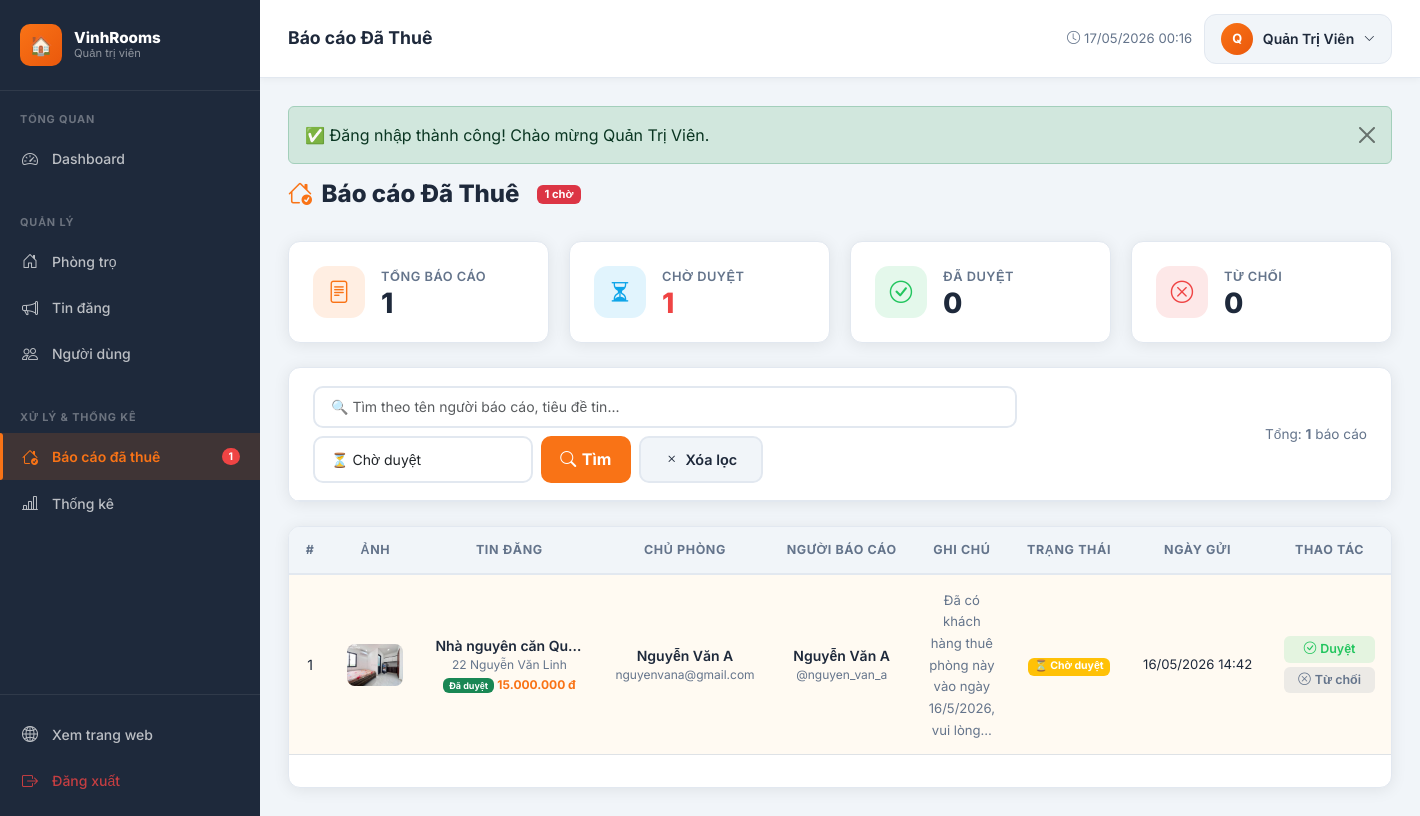
The app's page /admin/bao-cao-da-thue/index.php?status=cho_duyet (signed in) with its own data.
### tables this page shows
CREATE TABLE `users` (
  `id` int(10) UNSIGNED NOT NULL,
  `username` varchar(50) NOT NULL,
  `email` varchar(100) NOT NULL,
  `password` varchar(255) NOT NULL,
  `ho_ten` varchar(100) NOT NULL,
  `so_dien_thoai` varchar(15) DEFAULT NULL,
  `dia_chi` varchar(255) DEFAULT NULL,
  `avatar` varchar(255) DEFAULT 'default_avatar.png',
  `role` enum('admin','user') NOT NULL DEFAULT 'user',
  `trang_thai` enum('active','inactive','banned') NOT NULL DEFAULT 'active',
  `created_at` datetime NOT NULL DEFAULT current_timestamp(),
  `updated_at` datetime NOT NULL DEFAULT current_timestamp() ON UPDATE current_timestamp()
);

CREATE TABLE `bao_cao_da_thue` (
  `id` int(11) NOT NULL,
  `user_id` int(10) UNSIGNED NOT NULL,
  `tin_dang_id` int(10) UNSIGNED NOT NULL,
  `ghi_chu` text DEFAULT NULL,
  `trang_thai` enum('cho_duyet','da_duyet','bi_tu_choi') DEFAULT 'cho_duyet',
  `created_at` datetime DEFAULT NULL,
  `updated_at` datetime DEFAULT NULL
);

CREATE TABLE `phong_tro` (
  `id` int(10) UNSIGNED NOT NULL,
  `user_id` int(10) UNSIGNED NOT NULL,
  `loai_phong_id` int(10) UNSIGNED DEFAULT NULL,
  `khu_vuc_id` int(10) UNSIGNED DEFAULT NULL,
  `gia_goc` decimal(12,0) NOT NULL COMMENT 'VND/tháng',
  `dien_tich` float NOT NULL COMMENT 'm2',
  `dia_chi` varchar(255) NOT NULL,
  `so_phong_ngu` tinyint(3) UNSIGNED DEFAULT 1,
  `so_wc` tinyint(3) UNSIGNED DEFAULT 1,
  `tien_nghi` text DEFAULT NULL COMMENT 'JSON hoặc text mô tả tiện nghi',
  `hinh_anh` varchar(255) DEFAULT NULL COMMENT 'Ảnh đại diện',
  `trang_thai` enum('co_san','da_cho_thue') NOT NULL DEFAULT 'co_san',
  `created_at` datetime NOT NULL DEFAULT current_timestamp(),
  `updated_at` datetime NOT NULL DEFAULT current_timestamp() ON UPDATE current_timestamp()
);

CREATE TABLE `tin_dang` (
  `id` int(11) UNSIGNED NOT NULL,
  `phong_tro_id` int(10) UNSIGNED NOT NULL,
  `tieu_de` varchar(255) DEFAULT NULL,
  `mo_ta` text DEFAULT NULL,
  `gia` decimal(10,2) DEFAULT NULL,
  `trang_thai` enum('cho_duyet','da_duyet','bi_tu_choi','an','da_thue') DEFAULT 'da_thue',
  `luot_xem` int(11) DEFAULT 0,
  `created_at` datetime DEFAULT NULL,
  `updated_at` datetime DEFAULT NULL
);

### admin/bao-cao-da-thue/index.php (the view, shortened to what the rows shown need)
<?php
require_once __DIR__ . '/../../includes/functions.php';
$db = getDB();
$status   = $_GET['status'] ?? '';
$page_num = max(1, (int)($_GET['page'] ?? 1));
$per_page = 15;
$where  = ['1=1'];
$params = [];
$types  = '';
$valid_statuses = ['cho_duyet', 'da_duyet', 'bi_tu_choi'];
if (in_array($status, $valid_statuses)) {
    $where[]  = "bc.trang_thai = ?";
    $params[] = $status;
    $types   .= 's';
}
$whereSQL  = implode(' AND ', $where);
$baseQuery = "FROM bao_cao_da_thue bc
              JOIN tin_dang td ON bc.tin_dang_id = td.id
              JOIN phong_tro p  ON td.phong_tro_id = p.id
              JOIN users u      ON bc.user_id = u.id
              LEFT JOIN users ou ON p.user_id = ou.id
              WHERE $whereSQL";
if (!empty($params)) {
    $stmt = $db->prepare("SELECT COUNT(*) $baseQuery");
    $stmt->bind_param($types, ...$params);
    $stmt->execute();
    $total = $stmt->get_result()->fetch_row()[0];
} else {
    $total = $db->query("SELECT COUNT(*) $baseQuery")->fetch_row()[0];
}
$pg     = paginate($total, $per_page, $page_num);
$offset = $pg['offset'];
$sql = "SELECT bc.*,
               td.tieu_de as tieu_de_tin, td.trang_thai as trang_thai_tin,
               td.gia as gia_tin,
               p.dia_chi, p.hinh_anh,
               u.ho_ten as nguoi_bao_cao, u.username as username_bao_cao,
               ou.ho_ten as chu_phong, ou.email as email_chu_phong
        $baseQuery ORDER BY bc.created_at DESC LIMIT $per_page OFFSET $offset";
if (!empty($params)) {
    $stmt = $db->prepare($sql);
    $stmt->bind_param($types, ...$params);
    $stmt->execute();
    $rows = $stmt->get_result()->fetch_all(MYSQLI_ASSOC);
} else {
    $rows = $db->query($sql)->fetch_all(MYSQLI_ASSOC);
}
$stats_raw = $db->query("SELECT trang_thai, COUNT(*) as cnt FROM bao_cao_da_thue GROUP BY trang_thai")->fetch_all(MYSQLI_ASSOC);
$stats = array_column($stats_raw, 'cnt', 'trang_thai');
$pageTitle = 'Báo cáo Đã Thuê';
require_once __DIR__ . '/../../includes/admin_header.php';
?>
<div class="page-header">
    <h1 class="page-title">
        <span class="icon"><i class="bi bi-house-check"></i></span><?= $pageTitle ?>
        <?php if (($stats['cho_duyet'] ?? 0) > 0): ?>
        <span class="badge bg-danger ms-2" style="font-size:.7rem;vertical-align:middle">
            <?= $stats['cho_duyet'] ?> chờ
        </span>
        <?php endif; ?>
    </h1>
</div>
<div class="data-card">
    <div class="table-responsive">
        <table class="data-table">
            <thead>
                <tr>
                    <th width="50">#</th>
                    <th width="60">Ảnh</th>
                    <th>Tin đăng</th>
                    <th>Chủ phòng</th>
                    <th>Người báo cáo</th>
                    <th>Ghi chú</th>
                    <th>Trạng thái</th>
                    <th>Ngày gửi</th>
                    <th width="160">Thao tác</th>
                </tr>
            </thead>
            <tbody>
                <?php foreach ($rows as $r): ?>
                <tr class="<?= $r['trang_thai'] === 'cho_duyet' ? 'table-warning-row' : '' ?>">
                    <td><?= $r['id'] ?></td>
                    <td>
                        <img src="<?= getImageUrl($r['hinh_anh']) ?>"
                             class="room-thumb" alt=""
                             onerror="this.src='<?= BASE_URL ?>/assets/images/no-image.svg'">
                    </td>
                    <td style="max-width:180px">
                        <div style="font-weight:600;overflow:hidden;white-space:nowrap;text-overflow:ellipsis"
                             title="<?= e($r['tieu_de_tin'] ?? '') ?>">
                            <?= e($r['tieu_de_tin'] ?? '—') ?>
                        </div>
                        <div style="font-size:.75rem;color:var(--admin-muted)">
                            <?= e($r['dia_chi'] ?? '') ?>
                        </div>
                        <div style="font-size:.75rem;margin-top:2px">
                            <?= tinDangStatusBadge($r['trang_thai_tin'] ?? 'cho_duyet') ?>
                            <span style="color:var(--admin-primary);font-weight:700">
                                <?= formatPrice((float)($r['gia_tin'] ?? 0)) ?>
                            </span>
                        </div>
                    </td>
                    <td>
                        <div style="font-weight:600"><?= e($r['chu_phong'] ?? '—') ?></div>
                        <div style="font-size:.75rem;color:var(--admin-muted)"><?= e($r['email_chu_phong'] ?? '') ?></div>
                    </td>
                    <td>
                        <div style="font-weight:600"><?= e($r['nguoi_bao_cao'] ?? '—') ?></div>
                        <div style="font-size:.75rem;color:var(--admin-muted)">@<?= e($r['username_bao_cao'] ?? '') ?></div>
                    </td>
                    <td style="max-width:150px">
                        <?php if ($r['ghi_chu']): ?>
                        <span style="font-size:.82rem;color:var(--admin-muted)"
                              title="<?= e($r['ghi_chu']) ?>">
                            <?= e(mb_substr($r['ghi_chu'], 0, 60)) ?><?= mb_strlen($r['ghi_chu']) > 60 ? '…' : '' ?>
                        </span>
                        <?php else: ?>
                        <span class="text-muted" style="font-size:.78rem">—</span>
                        <?php endif; ?>
                    </td>
                    <td>
                        <?php
                        $badge_map = [
                            'cho_duyet'  => ['warning', '⏳ Chờ duyệt'],
                            'da_duyet'   => ['success', '✅ Đã duyệt'],
                            'bi_tu_choi' => ['danger',  '❌ Từ chối'],
                        ];
                        [$color, $label] = $badge_map[$r['trang_thai']] ?? ['secondary', $r['trang_thai']];
                        echo "<span class=\"badge bg-{$color}\">{$label}</span>";
                        ?>
                    </td>
                    <td style="white-space:nowrap;font-size:.82rem"><?= formatDateTime($r['created_at'] ?? '') ?></td>
                    <td>
                        <?php if ($r['trang_thai'] === 'cho_duyet' && strpos($r['ghi_chu'] ?? '', 'Yêu cầu mở lại') === false): ?>
                        <div class="d-flex gap-1 flex-column">
                            <form method="POST" style="margin:0" onsubmit="return confirm('Duyệt báo cáo? Tin sẽ bị ẩn và phòng sẽ ở trạng thái đã cho thuê')">
                                <button type="submit" class="btn-action approve w-100" style="display:flex;align-items:center;gap:4px;justify-content:center;padding:4px 10px">
                                    <i class="bi bi-check-circle"></i> Duyệt
                                </button>
                            </form>
                            <form method="POST" style="margin:0" onsubmit="return confirm('Từ chối báo cáo?')">
                                <button type="submit" class="btn-action hide w-100" style="display:flex;align-items:center;gap:4px;justify-content:center;padding:4px 10px">
                                    <i class="bi bi-x-circle"></i> Từ chối
                                </button>
                            </form>
                        </div>
                        <?php else: ?>
                        <span style="font-size:.78rem;color:var(--admin-muted)">
                            <?= $r['trang_thai'] === 'da_duyet' ? '✅ Đã xử lý' : '❌ Đã từ chối' ?>
                        </span>
                        <?php endif; ?>
                    </td>
                </tr>
                <?php endforeach; ?>
            </tbody>
        </table>
    </div>
</div>
<?php require_once __DIR__ . '/../../includes/admin_footer.php'; ?>

### includes/admin_header.php (shortened to what the rows shown need)
<?php
require_once __DIR__ . '/functions.php';
$currentUser = getCurrentUser();
?>
<!DOCTYPE html>
<html lang="vi">
<head>
    <link rel="stylesheet" href="https://cdn.jsdelivr.net/npm/bootstrap@5.3.3/dist/css/bootstrap.min.css">
    <link rel="stylesheet" href="https://cdn.jsdelivr.net/npm/bootstrap-icons@1.11.3/font/bootstrap-icons.min.css">
    <link rel="stylesheet" href="<?= BASE_URL ?>/assets/css/admin.css">
</head>
<body class="admin-body">
<div class="admin-main">
    <div class="admin-topbar">
        <div class="topbar-right">
            <div class="dropdown">
                <button class="admin-user-btn" data-bs-toggle="dropdown">
                    <div class="admin-user-avatar">
                        <?= strtoupper(mb_substr($currentUser['ho_ten'] ?? 'A', 0, 1)) ?>
                    </div>
                    <?= e($currentUser['ho_ten'] ?? 'Admin') ?>
                    <i class="bi bi-chevron-down" style="font-size:.7rem"></i>
                </button>
            </div>
        </div>
    </div>
    <div class="admin-content">

### includes/functions.php (shortened to what the rows shown need)
<?php
function getCurrentUser(): ?array {
    $db  = getDB();
    $id  = (int)$_SESSION['user_id'];
    $res = $db->query("SELECT * FROM users WHERE id = $id LIMIT 1");
    return $res ? $res->fetch_assoc() : null;
}
function formatPrice(float $price): string {
    return number_format($price, 0, ',', '.') . ' đ';
}
function formatDateTime(string $dt): string {
    return date('d/m/Y H:i', strtotime($dt));
}
function e(string $str): string {
    return htmlspecialchars($str, ENT_QUOTES, 'UTF-8');
}
function getImageUrl(?string $filename): string {
    if ($filename[0] === '/') {
        $physicalPath = __DIR__ . '/..' . $filename;
        if (file_exists($physicalPath)) {
            return BASE_URL . $filename;
        }
        return BASE_URL . '/assets/images/no-image.svg';
    }
    return BASE_URL . '/assets/images/no-image.svg';
}
function paginate(int $total, int $perPage, int $current): array {
    $pages = (int)ceil($total / $perPage);
    return [
        'total'      => $total,
        'per_page'   => $perPage,
        'current'    => $current,
        'pages'      => $pages,
        'offset'     => ($current - 1) * $perPage,
        'has_prev'   => $current > 1,
        'has_next'   => $current < $pages,
    ];
}
function tinDangStatusBadge(string $status): string {
    $map = [
        'cho_duyet'  => ['warning',   'Chờ duyệt'],
        'da_duyet'   => ['success',   'Đã duyệt'],
        'bi_tu_choi' => ['danger',    'Bị từ chối'],
        'an'         => ['secondary', 'Đã ẩn'],
    ];
    [$color, $label] = $map[$status] ?? ['light', $status];
    return "<span class=\"badge bg-{$color}\">{$label}</span>";
}

### records on screen
users: ho_ten "Q", ho_ten "Quản Trị Viên"
bao_cao_da_thue: id "1", phong_tro.hinh_anh (picture), tin_dang.tieu_de "Nhà nguyên căn Qu…", phong_tro.dia_chi "22 Nguyễn Văn Linh", tin_dang.gia "15.000.000 đ", user.ho_ten "Nguyễn Văn A", user.email "nguyenvana@gmail.com", user.username "nguyen_van_a", ghi_chu "Đã có khách hàng thuê phòng này vào ngày 16/5/2026, vui lòng", label "⏳ Chờ duyệt", created_at "16/05/2026 14:42"

### other values on screen
$_pending_bao_cao "1"
$pageTitle "Báo cáo Đã Thuê"
$icon "✅"
$msg "Đăng nhập thành công! Chào mừng Quản Trị Viên."
$stats['cho_duyet'] "1"
array_sum($stats) "1"
$stats['da_duyet'] "0"
$stats['bi_tu_choi'] "0"
$total "1"
